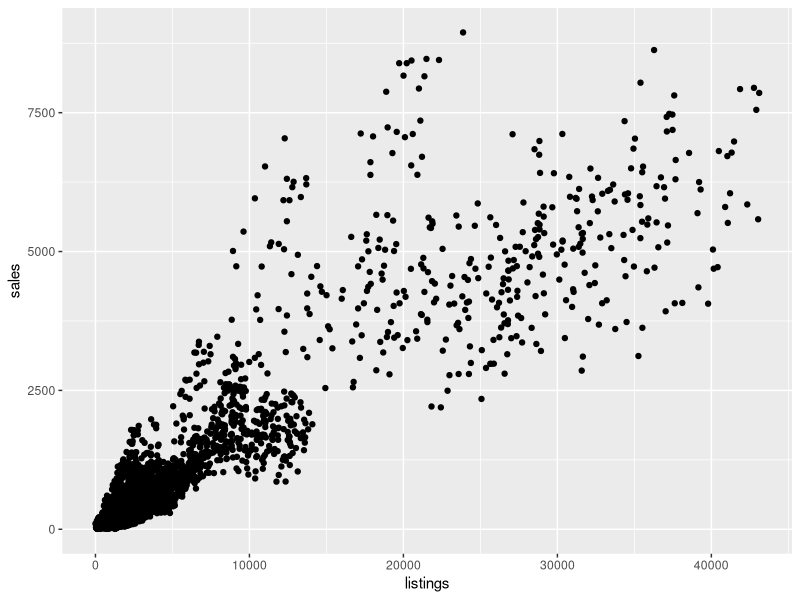
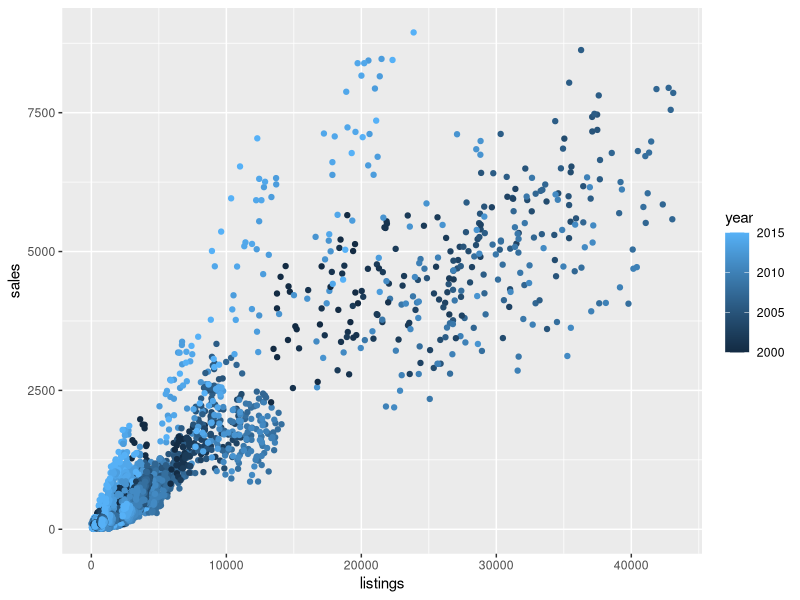

Reproduce these figures in R, in order.
## ---- chunk 1
library(tidyverse)
library(readxl)
## ---- chunk 2
a <- 7:11
b <- 8:12
out <- c()

for (i in seq_along(a)) {
  out[i] <- a[i] + b[i]
}

out
## ---- chunk 3
a <- 7:11
b <- 8:12
out <- a + b

out
## ---- chunk 4
print(1)
print(2)
# and so on...
print(10)
## ---- chunk 5
for (i in 1:10) {
  print(i)
}
## ---- chunk 6
mean1 <- mean(rnorm(5))
mean2 <- mean(rnorm(10))
mean3 <- mean(rnorm(15))
mean4 <- mean(rnorm(20))
mean5 <- mean(rnorm(25))

means <- c(mean1, mean2, mean3, mean4, mean5)

means
## ---- chunk 7
rnorm(5)
rnorm(10)
## ---- chunk 8
sample_sizes <- c(5, 10, 15, 20, 25)
sample_means <- rep(0, length(sample_sizes))

for (i in seq_along(sample_sizes)) {
  sample_means[i] <- mean(rnorm(sample_sizes[i]))
}

sample_means
## ---- chunk 9
sample_means <- rep(0, length(sample_sizes))
sample_means
## ---- chunk 10
vec <- c("x", "y", "z")
1:length(vec)
seq_along(vec)
## ---- chunk 11
sample_sizes <- c(5, 10, 15, 20, 25)
seq_along(sample_sizes)
## ---- chunk 12
sample_sizes <- c(5, 10, 15, 20, 25)
sample_means <- rep(0, length(sample_sizes))

for (i in seq_along(sample_sizes)) {
  mean(rnorm(i))
}

sample_means
## ---- chunk 13
sample_sizes <- c(5, 10, 15, 20, 25)
means <- numeric(length(sample_sizes))

for (i in seq_along(sample_sizes)) {
  
  this_sample_mean <- mean(rnorm(i))
  
  sample_means[i] <- this_sample_mean
}

sample_means
## ---- chunk 14
sample_sizes <- c(5, 10, 15, 20, 25)
means_df <- tibble()

for (n in sample_sizes) {
  sample_mean <- mean(rnorm(n))
  new_row <- c(sample_size = n, sample_mean = sample_mean)
  means_df <- bind_rows(means_df, new_row)
}
## ---- chunk 15
means_df
## ---- chunk 16
library(tidyverse)

bind_rows(c(col1 = 1, col2 = "A"), 
          c(col1 = 2, col2 = "B"))
## ---- chunk 17
new_row <- c(n = 40, sample_mean = mean(rnorm(40)))
bind_rows(means_df, new_row)
## ---- chunk 18
ggplot(data = txhousing, aes(x = listings, y = sales)) +
  geom_point()
## ---- chunk 19
txhousing %>%
  ggplot(aes(x = listings, y = sales, color = year)) +
  geom_point()
